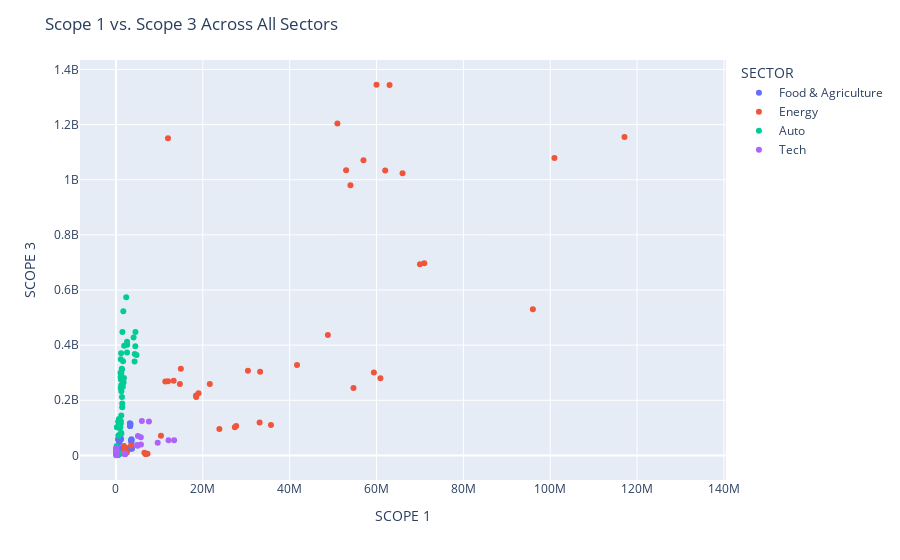

This figure's notebook cell:
### Markdown cell above
### Scope 1 vs. Scope 3

### Code cell
# scope 1 vs. scope 3

fig = px.scatter(sectors, x='SCOPE 1', y='SCOPE 3', color='SECTOR', hover_data=['COMPANY NAME'])
fig.update_layout(title='Scope 1 vs. Scope 3 Across All Sectors')
fig.show()

### Figure 1 — Plotly figure (JSON) as saved in the notebook; plotly's stock layout.template omitted (floating-point values rounded to 4 significant figures)
{"data": [{"customdata": [["Anheuser-Busch InBev"], ["Anheuser-Busch InBev"], ["Anheuser-Busch InBev"], ["Anheuser-Busch InBev"], ["Anheuser-Busch InBev"], ["Danone"], ["Danone"], ["Danone"], ["Danone"], ["Danone"], ["Diageo"], ["Diageo"], ["Diageo"], ["Diageo"], ["Diageo"], ["Kellogg’s"], ["Kellogg’s"], ["Kellogg’s"], ["Kellogg’s"], ["Kellogg’s"], ["Molson Coors"], ["Molson Coors"], ["Molson Coors"], ["Molson Coors"], ["Molson Coors"], ["Nestlé"], ["Nestlé"], ["Nestlé"], ["Nestlé"], ["Nestlé"], ["PepsiCo"], ["PepsiCo"], ["PepsiCo"], ["PepsiCo"], ["PepsiCo"], ["Tesco"], ["Tesco"], ["Tesco"], ["Tesco"], ["Tesco"], ["Unilever"], ["Unilever"], ["Unilever"], ["Unilever"], ["Unilever"]], "hovertemplate": "SECTOR=Food & Agriculture<br>SCOPE 1=%{x}<br>SCOPE 3=%{y}<br>COMPANY NAME=%{customdata[0]}<extra></extra>", "legendgroup": "Food & Agriculture", "marker": {"color": "#636efa", "symbol": "circle"}, "mode": "markers", "name": "Food & Agriculture", "orientation": "v", "showlegend": true, "type": "scatter", "x": [3700760, 3600710, 3081905, 2953896, 2843883, 753461, 722103, 668354, 682674, 666000, 553270, 511593, 476782, 445000, 436000, 483061, 465885, 465042, 503905, 497203, 436457, 406377, 398026, 606319, 603321, 3289012, 3246367, 3215404, 3372000, 3240000, 3577266, 3552415, 3552706, 3596712, 3481530, 1117480, 1105183, 1053131, 1110098, 1039346, 752804, 659028, 606771, 565988, 503909], "xaxis": "x", "y": [24431839, 26484447, 23652933, 26527444, 24136111, 24885804, 46176955, 26077215, 23733344, 22367000, 2665182, 2764857, 2608674, 4754945, 5723256, 12761542, 8128427, 6449011, 5723300, 6784604, 4933363, 4572089, 4257376, 3961062, 3731920, 107145316, 107145316, 117000828, 113720072, 108900000, 58668530, 48366225, 52604866, 56388182, 54947765, 59795068, 59817490, 56241579, 60258134, 75854334, 60419810, 56779687, 58300345, 61445738, 56442279], "yaxis": "y"}, {"customdata": [["BP"], ["BP"], ["BP"], ["BP"], ["BP"], ["Chevron"], ["Chevron"], ["Chevron"], ["Chevron"], ["Chevron"], ["EDF"], ["EDF"], ["EDF"], ["EDF"], ["EDF"], ["Enel"], ["Enel"], ["Enel"], ["Enel"], ["Enel"], ["Equinor"], ["Equinor"], ["Equinor"], ["Equinor"], ["Equinor"], ["Exxon"], ["Exxon"], ["Exxon"], ["Exxon"], ["Exxon"], ["Gazprom"], ["Gazprom"], ["Gazprom"], ["Gazprom"], ["Gazprom"], ["Orsted"], ["Orsted"], ["Orsted"], ["Orsted"], ["Orsted"], ["Oxy"], ["Oxy"], ["Oxy"], ["Oxy"], ["Oxy"], ["PetroChina"], ["PetroChina"], ["PetroChina"], ["PetroChina"], ["PetroChina"], ["Rosneft"], ["Rosneft"], ["Rosneft"], ["Rosneft"], ["Rosneft"], ["Saudi Aramco"], ["Saudi Aramco"], ["Saudi Aramco"], ["Saudi Aramco"], ["Saudi Aramco"], ["Shell"], ["Shell"], ["Shell"], ["Shell"], ["Shell"]], "hovertemplate": "SECTOR=Energy<br>SCOPE 1=%{x}<br>SCOPE 3=%{y}<br>COMPANY NAME=%{customdata[0]}<extra></extra>", "legendgroup": "Energy", "marker": {"color": "#EF553B", "symbol": "circle"}, "mode": "markers", "name": "Energy", "orientation": "v", "showlegend": true, "type": "scatter", "x": [48800000, 49200000, 41700000, 33200000, 30400000, 66000000, 62000000, 54000000, 57000000, 53000000, 35699738, 33090244, 27690997, 27381075, 23817090, 6816597, 6963813, 6895903, 7276000, 6560000, 14946447, 14719266, 13294578, 12009607, 11365833, 104000000, 106000000, 100000000, 95000000, 96000000, 120089856, 117097372, 100970512, 11987000, 91000000, 3483000, 1846000, 1851000, 2142000, 2510000, 10370000, 21618709, 19015138, 18495103, 18454662, null, 132170000, 127570000, 121390000, 119680000, 54700000, 59400000, 60900000, 54200000, null, null, null, 50200000, 52300000, 55780000, 71000000, 70000000, 63000000, 60000000, 51000000], "xaxis": "x", "y": [437000000, null, 327600000, 303600000, 306700000, 1023000000, 1033000000, 980000000, 1071000000, 1034000000, 110759561, 119363628, 106649250, 101804919, 95917659, 5261003, 5819007, 5315425, 6000610, 9504170, 314102157, 258995398, 271036800, 268747731, 268367000, null, null, null, null, 530000000, null, 1154544765, 1078493075, 1150750000, null, 36234400, 33864140, 25333000, 18179000, 10984000, 71000000, 259100000, 225900000, 211800000, 217000000, null, null, null, null, null, 244300000, 301000000, 280000000, null, null, null, null, null, null, null, 696770000, 693200000, 1343550000, 1344423000, 1204294000], "yaxis": "y"}, {"customdata": [["BMW"], ["BMW"], ["BMW"], ["BMW"], ["BMW"], ["BMW"], ["BYD"], ["BYD"], ["BYD"], ["BYD"], ["BYD"], ["BYD"], ["Daimler/Mercedes"], ["Daimler/Mercedes"], ["Daimler/Mercedes"], ["Daimler/Mercedes"], ["Daimler/Mercedes"], ["Daimler/Mercedes"], ["Fiat-Chrysler"], ["Fiat-Chrysler"], ["Fiat-Chrysler"], ["Fiat-Chrysler"], ["Fiat-Chrysler"], ["Fiat-Chrysler"], ["Ford"], ["Ford"], ["Ford"], ["Ford"], ["Ford"], ["Ford"], ["Geely"], ["Geely"], ["Geely"], ["Geely"], ["Geely"], ["Geely"], ["General Motors"], ["General Motors"], ["General Motors"], ["General Motors"], ["General Motors"], ["General Motors"], ["Honda"], ["Honda"], ["Honda"], ["Honda"], ["Honda"], ["Honda"], ["Hyundai"], ["Hyundai"], ["Hyundai"], ["Hyundai"], ["Hyundai"], ["Tesla"], ["Tesla"], ["Tesla"], ["Tesla"], ["Tesla"], ["Tesla"], ["Toyota"], ["Toyota"], ["Toyota"], ["Toyota"], ["Toyota"], ["Toyota"], ["Volkswagen"], ["Volkswagen"], ["Volkswagen"], ["Volkswagen"], ["Volkswagen"], ["Volkswagen"]], "hovertemplate": "SECTOR=Auto<br>SCOPE 1=%{x}<br>SCOPE 3=%{y}<br>COMPANY NAME=%{customdata[0]}<extra></extra>", "legendgroup": "Auto", "marker": {"color": "#00cc96", "symbol": "circle"}, "mode": "markers", "name": "Auto", "orientation": "v", "showlegend": true, "type": "scatter", "x": [625072, 581703, 678403, 678967, 699713, 694057, null, null, null, 199406, 315610, 550932, 1192000, 1247000, 1239000, 1027000, 681000, 569000, 1101289, 1129268, 1058367, 877603, 1700000, 1500000, 1391127, 1442963, 1451947, 1124798, 1069907, 1197739, 126934, 138921, 141100, 166395, 263159, 249291, 1848804, 1763555, 1589700, 1214124, 1252906, 1466452, 1350000, 1380000, 1240000, 1120000, 1160244, 1090000, 852547, 874997, 807498, 716237, 723966, null, null, null, null, 185000, 202000, 2604655, 2554577, 1904119, 1642074, 2560000, 2370000, 4297748, 4068261, 4494068, 4335495, 4740873, 4461403], "xaxis": "x", "y": [71690753, 73093077, 132520346, 117682832, 121705367, 116586786, null, null, null, null, null, 123025950, 82530800, 79300000, 144408800, 102237000, 123158000, 123025950, 124729588, 115993925, 122750694, null, 523305000, 447230000, 211807837, 174463469, 187993867, 349281992, 299853676, 370223094, null, null, null, 34097000, 102344820, 101818690, 280849954, 264495398, 249313396, 254440148, 233167875, 272722605, 314067700, 310718300, 297816499, 244758486, 275724920, 284409746, 7051724, 5582405, 120382017, 100536484, 101790793, null, null, null, null, 1954000, 30100000, 401742000, 412184600, 397940000, 341344044, 373340317, 573825072, 340767244, 427972277, 447225434, 368258661, 364179966, 395681718], "yaxis": "y"}, {"customdata": [["Alphabet"], ["Alphabet"], ["Alphabet"], ["Alphabet"], ["Alphabet"], ["Amazon"], ["Amazon"], ["Amazon"], ["Amazon"], ["Amazon"], ["Apple"], ["Apple"], ["Apple"], ["Apple"], ["Apple"], ["Meta"], ["Meta"], ["Meta"], ["Meta"], ["Meta"], ["Microsoft"], ["Microsoft"], ["Microsoft"], ["Microsoft"], ["Microsoft"], ["Samsung"], ["Samsung"], ["Samsung"], ["Samsung"], ["Samsung"], ["TSMC"], ["TSMC"], ["TSMC"], ["TSMC"], ["TSMC"]], "hovertemplate": "SECTOR=Tech<br>SCOPE 1=%{x}<br>SCOPE 3=%{y}<br>COMPANY NAME=%{customdata[0]}<extra></extra>", "legendgroup": "Tech", "marker": {"color": "#ab63fa", "symbol": "circle"}, "mode": "markers", "name": "Tech", "orientation": "v", "showlegend": true, "type": "scatter", "x": [63521, 66686, 38694, 45073, 91200, 4980000, 5760000, 9620000, 12110000, 13401400, 57440, 52730, 47430, 55200, 55202, 42000, 44000, 29000, 55173, 66934, 90723, 113412, 118100, 123704, 139413, 4855000, 5067000, 5726300, 7604000, 5972000, 2125725, 2071743, 2010692, 2151937, 2018789], "xaxis": "x", "y": [12900467, 11669000, 9376000, 9503000, 7600000, 34710000, 39910000, 45750000, 55360000, 54977815, 25070000, 24980000, 22547000, 23128400, 20550000, 652000, 4078000, 5091000, 5651459, 8466248, 17834520, 11322527, 10817756, 13784501, 18863000, 38234000, 70063000, 65591000, 123234900, 124715000, 4315604, 5307729, 5571946, 6127157, 7429158], "yaxis": "y"}], "layout": {"legend": {"title": {"text": "SECTOR"}, "tracegroupgap": 0}, "margin": {"t": 60}, "title": {"text": "Scope 1 vs. Scope 3 Across All Sectors"}, "xaxis": {"anchor": "y", "domain": [0, 1], "title": {"text": "SCOPE 1"}}, "yaxis": {"anchor": "x", "domain": [0, 1], "title": {"text": "SCOPE 3"}}}}
